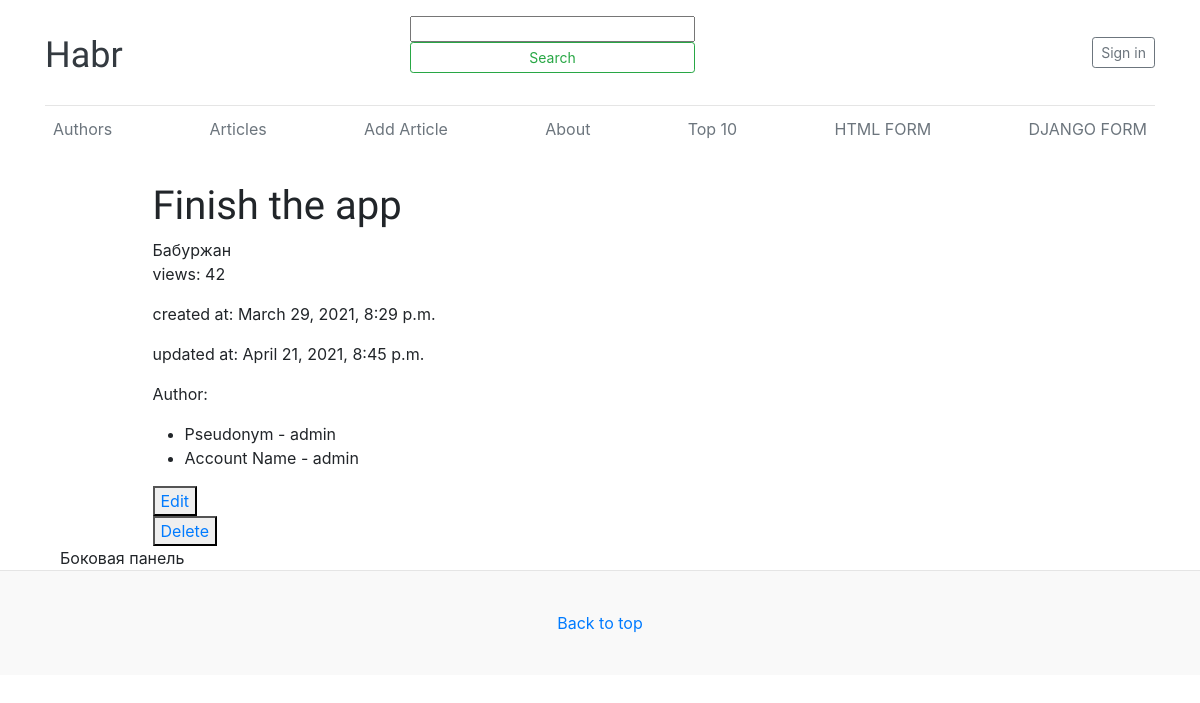
The app's page /article/9/ with its own data.
### core/models.py (models this page shows, shortened)
class Article(models.Model):
    title = models.CharField(max_length = 255)
    text = models.TextField()
    author = models.ForeignKey(
        to = "Author",
        on_delete = models.SET_NULL,
        null = True, blank = True,
        related_name = "article",
        verbose_name = "Автор"
    )
    readers = models.ManyToManyField(
        to = User,
        related_name = "read_articles",
        blank = True,
    )
    views = models.IntegerField(
        default=0,
        verbose_name="views"
    )
    created_at = models.DateTimeField(
        auto_now_add=True,
        null=True,
    )
    updated_at = models.DateTimeField(auto_now=True)
    is_active = models.BooleanField(default=True)
    picture = models.ImageField(upload_to="articles_image", null=True, blank=True, verbose_name="Picture name")

class Author(models.Model):
    user = models.OneToOneField(
        to = User,
        related_name = "author",
        verbose_name = "Пользователь",
        null = False,
        blank = False,
        on_delete = models.CASCADE
    )
    nickname = models.CharField(max_length = 55)
    photo = models.ImageField(upload_to="photo", null=True, blank=True, verbose_name="Photo name")
    class Meta:
        verbose_name = "Автор"
        verbose_name_plural = "Авторы"

### core/views.py (the view)
# urls.py: path("article/<int:id>/", article, name = "article"),
def article(request, id):
    article = Article.objects.get(id = id)
    article.views += 1
    article.save()
    return render(
        request,
        "article.html",
        {"article": article}
    )

### core/templates/article.html (shortened to what this page needs)
{% extends 'base.html' %}
{% block content %}
    <h1>{{ article.title }}</h1>
    <div>{{ article.text }}</div>
    <p>views: {{ article.views }}</p>
    <p>created at: {{ article.created_at }}</p>
    <p>updated at: {{ article.updated_at }}</p>
    <p>
        Author:
        <ul>
            <li>Pseudonym - {{ article.author.nickname }}</li>
            <li>Account Name - {{ article.author.user.username }}</li>
        </ul>
    </p>
    <button><a href="{% url 'article-edit' article.id %}">Edit</a></button>
    <br>
    <button><a href="{% url 'article-delete' article.id %}">Delete</a></button>
{% endblock %}

### core/static/blog.css (style rules this page uses)
h1, h2, h3, h4, h5, h6 { font-family: 'Lexend', sans-serif;; }

### records on screen
Article: title "Finish the app", text "Бабуржан", views "42", created_at "March 29, 2021, 8:29 p.m.", updated_at "April 21, 2021, 8:45 p.m.", author.nickname "admin", author.user.username "admin"
